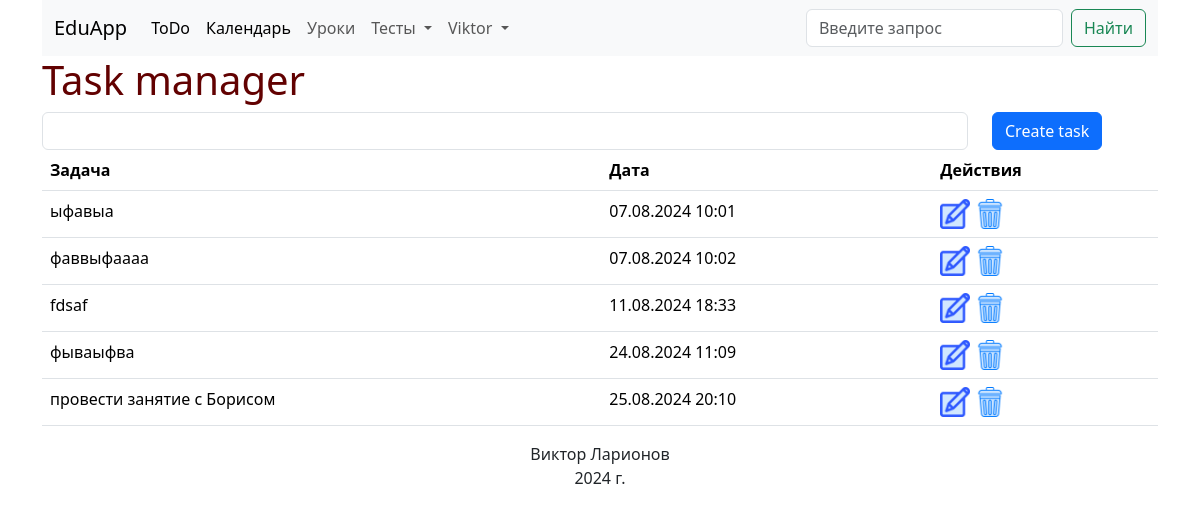
Page / (signed in) on the earlier database version.
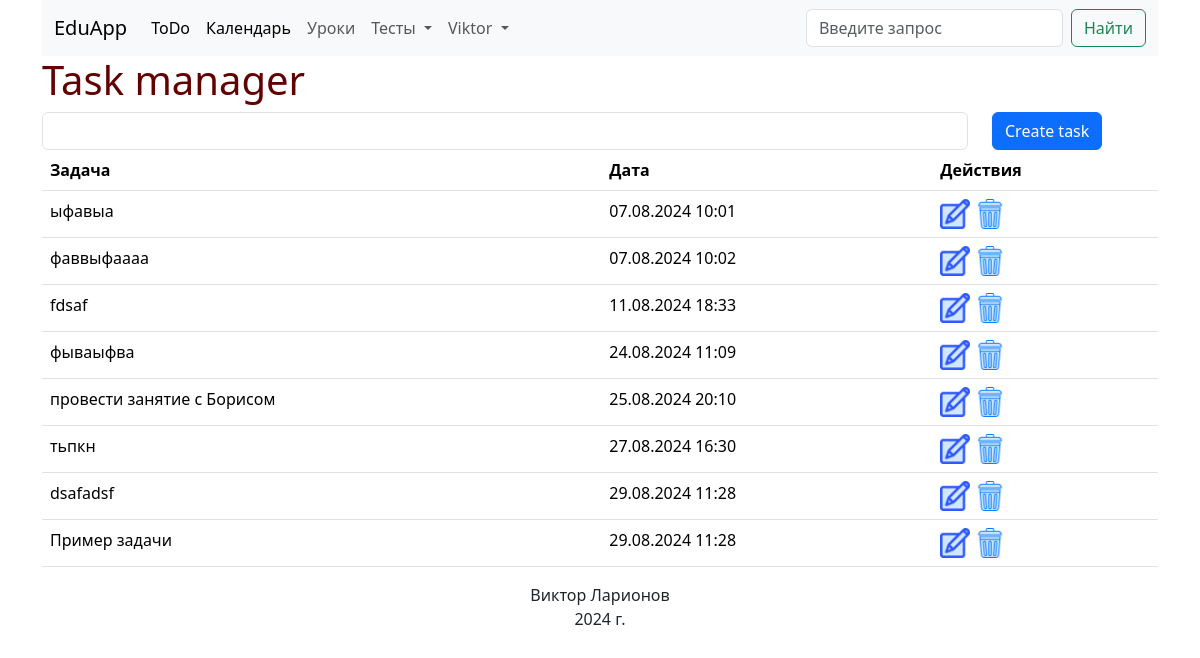
Same page on the later database version.
### larik_school/models.py (models this page shows, shortened)
class Task(db.Model):
    id = db.Column(db.Integer, primary_key=True)
    content = db.Column(db.String, nullable=False)
    datetime = db.Column(db.DateTime, default=datetime.now)
    user_id = db.Column(db.Integer)

### larik_school/routes.py (the view, shortened to what this page needs)
@app.route('/', methods=['GET', 'POST'])
@login_required
def index():
    if request.method == 'GET':
        tasks = Task.query.filter(Task.user_id==current_user.id).all()
        for task in tasks:
            task.datetime = format_date(task.datetime)
        return render_template('index.html', tasks=tasks)

### larik_school/models.py (called while the page is built)
@login_manager.user_loader
def load_user(user_id):
    return User.query.get(int(user_id))

### larik_school/routes.py (called while the page is built)
def format_date(datetime):
    return f'{str(datetime.day).zfill(2)}.{str(datetime.month).zfill(2)}.{datetime.year} {str(datetime.hour).zfill(2)}:{str(datetime.minute).zfill(2)}'

### larik_school/templates/index.html (shortened to what this page needs)
{% extends 'base.html' %}
{% block content %}
<h1>Task manager</h1>
<form method="POST">
    <div class="row">
        <div class="col-md-10"><input class="form-control" type="text" id="content" name="content"></div>
        <div class="col-md-2"><input class="btn btn-primary" type="submit" value="Create task"></div>
    </div>
</form>
<table class="table">
    <tr>
        <th>Задача</th>
        <th>Дата</th>
        <th>Действия</th>
    </tr>
    {% for task in tasks %}
    <tr>
        <td>{{task.content}}</td>
        <td>{{task.datetime}}</td>
        <td><a href="/edit/{{task.id}}"><img class="icon" src="{{url_for('static', filename='imgs/edit.png')}}" alt=""></a> <a href="/delete/{{task.id}}"><img class="icon" src="{{url_for('static', filename='imgs/delete.png')}}" alt=""></a></td>
    </tr>
    {% endfor %}
</table>
{% endblock %}

Differences in the rows shown:
added Task: content "тьпкн", datetime "27.08.2024 16:30"
added Task: content "dsafadsf", datetime "29.08.2024 11:28"
added Task: content "Пример задачи", datetime "29.08.2024 11:28"
